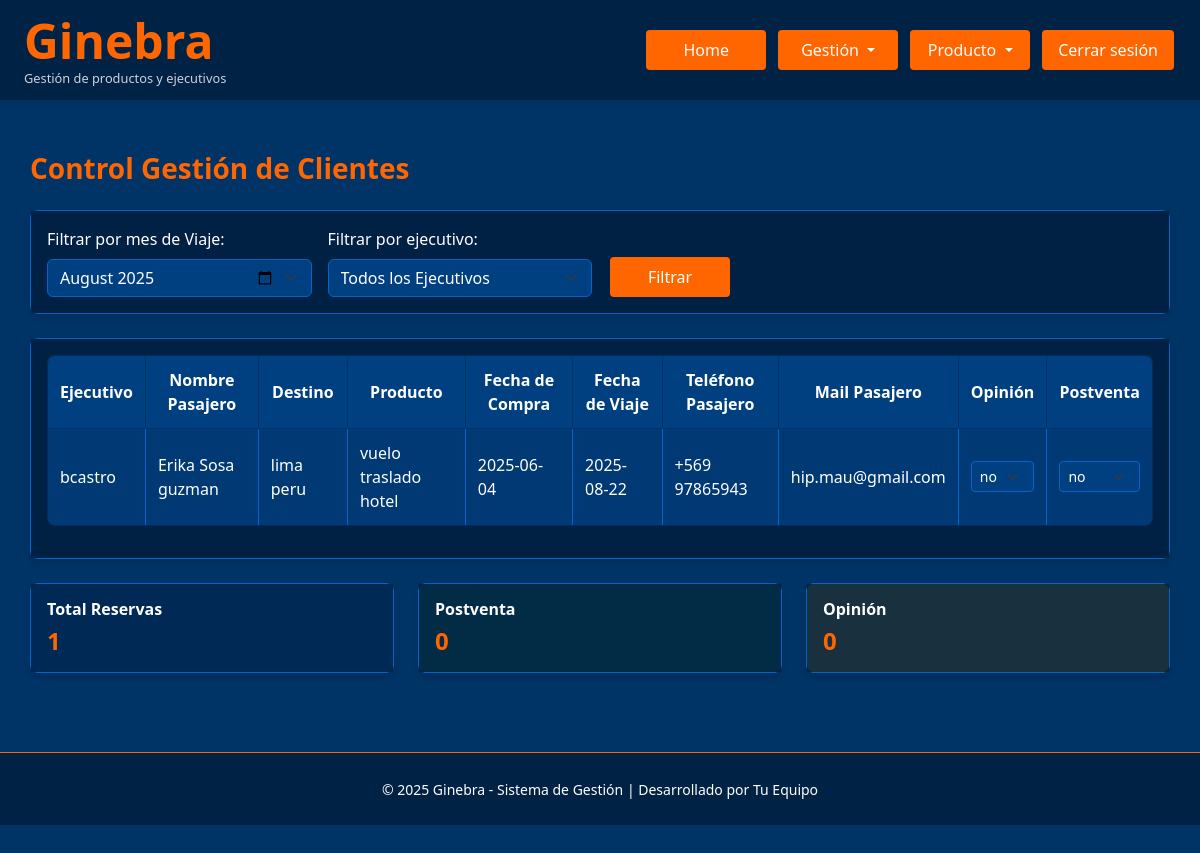
The app's page /control_gestion_clientes (signed in), older data.
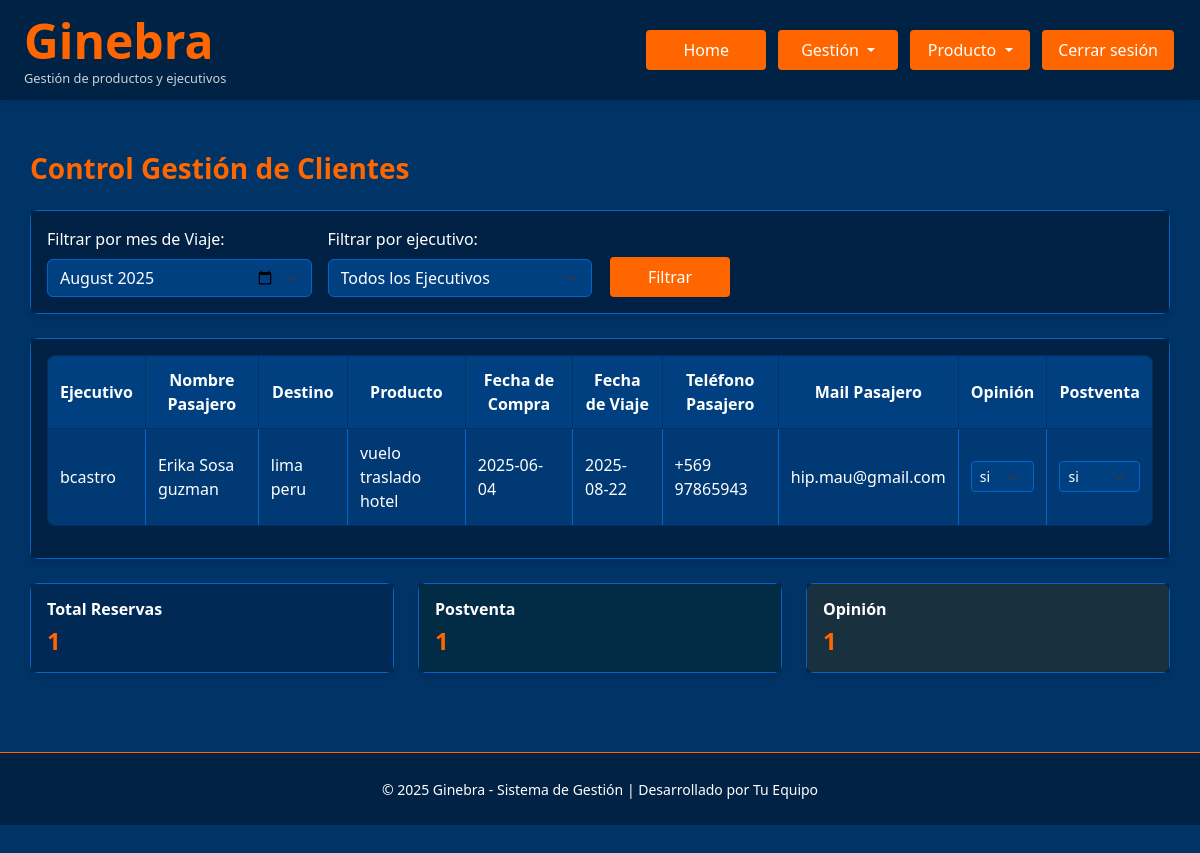
The same page, newer data.
### Ginebra.py (models this page shows, shortened)
class Reserva(db.Model):
    id = db.Column(db.Integer, primary_key=True)
    usuario_id = db.Column(db.Integer, db.ForeignKey('usuario.id'), nullable=False)
    fecha_viaje = db.Column(db.Date, nullable=True, index=True)
    fecha_fin_viaje = db.Column(db.Date, nullable=True, index=True)
    fecha_venta = db.Column(db.Date, nullable=True, index=True)
    producto = db.Column(db.String(100), index=True)
    modalidad_pago = db.Column(db.String(100), index=True)
    nombre_pasajero = db.Column(db.String(100), index=True)
    telefono_pasajero = db.Column(db.String(100), index=True)
    mail_pasajero = db.Column(db.String(100), index=True)
    precio_venta_total = db.Column(db.Numeric(12,2), default=Decimal('0.00'), index=True)
    precio_venta_neto = db.Column(db.Numeric(12,2), default=Decimal('0.00'), index=True)
    hotel_neto = db.Column(db.Numeric(12,2), default=Decimal('0.00'), index=True)
    vuelo_neto = db.Column(db.Numeric(12,2), default=Decimal('0.00'), index=True)
    traslado_neto = db.Column(db.Numeric(12,2), default=Decimal('0.00'), index=True)
    seguro_neto = db.Column(db.Numeric(12,2), default=Decimal('0.00'), index=True)
    circuito_neto = db.Column(db.Numeric(12,2), default=Decimal('0.00'), index=True)
    crucero_neto = db.Column(db.Numeric(12,2), default=Decimal('0.00'), index=True)
    excursion_neto = db.Column(db.Numeric(12,2), default=Decimal('0.00'), index=True)
    paquete_neto = db.Column(db.Numeric(12,2), default=Decimal('0.00'), index=True)
    ganancia_total =  db.Column(db.Numeric(12,2), default=Decimal('0.00'), index=True)
    comision_ejecutivo = db.Column(db.Numeric(12,2), default=Decimal('0.00'), index=True)
    comision_agencia = db.Column(db.Numeric(12,2), default=Decimal('0.00'), index=True)
    bonos = db.Column(db.Numeric(12,2), default=Decimal('0.00'), index=True)
    localizadores = db.Column(db.Text, nullable=True)
    nombre_ejecutivo = db.Column(db.String(100), index=True)
    correo_ejecutivo = db.Column(db.String(100), index=True)
    destino = db.Column(db.String(100))
    comentarios = db.Column(db.Text, nullable=True)
    comprobante_venta = db.Column(db.String(200))
    comprobante_pdf = db.Column(db.LargeBinary)
    estado_pago = db.Column(db.Enum(*ESTADO_PAGO_OPTIONS, name='estado_pago_reserva'), default='No Pagado')
    venta_cobrada = db.Column(db.Enum(*VENTA_COBRADA_OPTIONS, name='venta_cobrada_options'), default='No Cobrada')
    venta_emitida = db.Column(db.Enum(*VENTA_EMITIDA_OPTIONS, name='venta_emitida_options'), default='No Emitida')
    opinion = db.Column(db.Enum(*OPINION_OPTIONS, name='estado_opinion_viaje'), default='no')
    postventa = db.Column(db.Enum(*POSTVENTA_OPTIONS, name='estado_postventa_viaje'), default='no')
    estado_postventa = db.Column(db.Enum(*ESTADO_POSTVENTA_OPTIONS, name='estado_postventa_viaje'), default='not ok')
    experiencia = db.Column(db.Text, nullable=True)
    seguimiento = db.Column(db.Text, nullable=True)
    usuario = db.relationship('Usuario', backref=db.backref('reservas', lazy=True))
    empresa_id = db.Column(db.Integer, db.ForeignKey('empresa.id'), nullable=True)
    empresa = db.relationship('Empresa', backref=db.backref('reservas', lazy=True))

class Usuario(UserMixin, db.Model):
    id = db.Column(db.Integer, primary_key=True)
    username = db.Column(db.String(150), unique=True, nullable=False, index=True)
    password_hash = db.Column(db.String(256), nullable=False)
    nombre = db.Column(db.String(150), index=True)
    apellidos = db.Column(db.String(150), index=True)
    rut = db.Column(db.String(12), unique=True, nullable=True, index=True)
    fecha_nacimiento = db.Column(db.Date, index=True)
    fecha_ingreso = db.Column(db.Date, index=True)
    telefono = db.Column(db.String(20), index=True)
    correo_personal = db.Column(db.String(150), index=True)
    correo = db.Column(db.String(150), unique=True, nullable=False, index=True)
    direccion = db.Column(db.String(250), index=True)
    comision = db.Column(db.Numeric(12,2), default=Decimal('0'), index=True)
    sueldo = db.Column(db.Numeric(12,2), default=Decimal('0'), index=True)
    banco = db.Column(db.String(100), index=True)
    cuenta_bancaria = db.Column(db.String(100), index=True)
    estado = db.Column(db.Enum(*ESTADO_OPTIONS, name='estado_usuario'), default='Activo')
    rol = db.Column(db.Enum(*ROLES, name='roles'), nullable=False)
    empresa_id = db.Column(db.Integer, db.ForeignKey('empresa.id'), nullable=True)
    empresa = db.relationship('Empresa', backref=db.backref('usuarios', lazy=True))
    @property
    def password(self):
        """No permite leer la contraseña directamente."""
        raise AttributeError('No se puede leer la contraseña')

### Ginebra.py (the view)
@app.route('/control_gestion_clientes')
@login_required
@rol_required('admin', 'master' ,'controling')
@empresa_tiene_gestion_required
def control_gestion_clientes():
    selected_mes_str = request.args.get('mes', '')
    selected_empresa_id = request.args.get('empresa_id', '')
    selected_ejecutivo_id = request.args.get('ejecutivo_id', type=int)
    empresas = Empresa.query.all()
    if selected_empresa_id:
        ejecutivos = Usuario.query.filter(Usuario.rol.in_(['ejecutivo', 'analista', 'controling']), Usuario.empresa_id == int(selected_empresa_id)).order_by(Usuario.nombre).all()
    else:
        ejecutivos = Usuario.query.filter(Usuario.rol.in_(['ejecutivo', 'analista', 'controling'])).order_by(Usuario.nombre).all()
    contexto = obtener_datos_control_gestion_clientes(selected_mes_str, selected_empresa_id, selected_ejecutivo_id, empresas, ejecutivos)
    return render_template('control_gestion_clientes.html', **contexto)

### templates/control_gestion_clientes.html (shortened to what this page needs)
{% extends "base.html" %}
{% block extra_css %}
<link rel="stylesheet" href="{{ url_for('static', filename='control_gestion_clientes.css') }}">
{% endblock %}
{% block content %}
<div class="container">
    <div class="d-flex justify-content-between align-items-center mb-4">
        <h3 class="mb-0">Control Gestión de Clientes</h3>
    </div>
    <div class="card mb-4">
        <div class="card-body">
            <form method="GET" class="row g-3 align-items-end">
                <div class="col-md-3">
                    <label for="mes" class="form-label">Filtrar por mes de Viaje:</label>
                    <input type="month" class="form-select" id="mes" name="mes" value="{{ selected_mes_str or '' }}">
                </div>
                <div class="col-md-3">
                    <label for="ejecutivo_id" class="form-label">Filtrar por ejecutivo:</label>
                    <select class="form-select" id="ejecutivo_id" name="ejecutivo_id">
                        <option value="">Todos los Ejecutivos</option>
                    </select>
                </div>
                <div class="col-md-2">
                    <button type="submit" class="btn btn-primary">Filtrar</button>
                </div>
            </form>
        </div>
    </div>
    <div class="card">
        <div class="card-body">
            {% if reservas %}
            <div class="table-responsive">
                <table class="table table-bordered table-hover text-white align-middle">
                    <thead>
                        <tr>
                            <th>Ejecutivo</th>
                            <th>Nombre Pasajero</th>
                            <th>Destino</th>
                            <th>Producto</th>
                            <th>Fecha de Compra</th>
                            <th>Fecha de Viaje</th>
                            <th>Teléfono Pasajero</th>
                            <th>Mail Pasajero</th>
                            <th>Opinión</th>
                            <th>Postventa</th>
                        </tr>
                    </thead>
                    <tbody>
                        {% for reserva in reservas %}
                        <tr>
                            <td data-label="Ejecutivo">{{ reserva.usuario.username }}</td>
                            <td data-label="Nombre Pasajero">{{ reserva.nombre_pasajero }}</td>
                            <td data-label="Destino">{{ reserva.destino }}</td>
                            <td data-label="Producto">{{ reserva.producto }}</td>
                            <td data-label="Fecha de Compra">{{ reserva.fecha_venta }}</td>
                            <td data-label="Fecha de Viaje">{{ reserva.fecha_viaje }}</td>
                            <td data-label="Teléfono">{{ reserva.telefono_pasajero }}</td>
                            <td data-label="Email">{{ reserva.mail_pasajero }}</td>
                            <td data-label="Opinión">
                                <select class="form-select form-select-sm" name="opinion_{{ reserva.id }}">
                                    <option value="si" {% if reserva.opinion == 'si' %}selected{% endif %}>si</option>
                                    <option value="no" {% if reserva.opinion != 'si' %}selected{% endif %}>no</option>
                                </select>
                            </td>
                            <td data-label="Postventa">
                                <select class="form-select form-select-sm" name="postventa_{{ reserva.id }}">
                                    <option value="si" {% if reserva.postventa == 'si' %}selected{% endif %}>si</option>
                                    <option value="no" {% if reserva.postventa != 'si' %}selected{% endif %}>no</option>
                                </select>
                            </td>
                        </tr>
                        {% else %}
                        <tr>
                            <td colspan="11" class="text-center">
                                No hay reservas para los filtros seleccionados.
                            </td>
                        </tr>
                        {% endfor %}
                    </tbody>
                </table>
            </div>
            {% else %}
            <div class="alert alert-info">
                <h5>No hay datos disponibles</h5>
                <p>No se encontraron reservas para los filtros seleccionados.</p>
            </div>
            {% endif %}
        </div>
    </div>
    {% if reservas %}
    <div class="row mt-4">
        <div class="col-md-4">
            <div class="card bg-primary text-white">
                <div class="card-body">
                    <h5 class="card-title">Total Reservas</h5>
                    <h2 class="card-text">{{ reservas|length }}</h2>
                </div>
            </div>
        </div>
        <div class="col-md-4">
            <div class="card bg-success text-white">
                <div class="card-body">
                    <h5 class="card-title">Postventa </h5>
                    <h3 class="card-text">{{ reservas|selectattr('postventa', 'equalto', 'si')|list|length }}</h3>
                </div>
            </div>
        </div>
        <div class="col-md-4">
            <div class="card bg-warning text-white">
                <div class="card-body">
                    <h5 class="card-title">Opinión </h5>
                    <h3 class="card-text">{{ reservas|selectattr('opinion', 'equalto', 'si')|list|length }}</h3>
                </div>
            </div>
        </div>
    </div>
    {% endif %}
</div>
{% endblock %}

Row changes from the older to the newer data that the page shows:
changed Reserva "Erika Sosa guzman": opinion+id "no" → "si"; postventa+id "no" → "si"
Text that changed along with them:
{{ reservas|selectattr('postventa', 'equalto', 'si')|list|length }}: "0" → "1"
{{ reservas|selectattr('opinion', 'equalto', 'si')|list|length }}: "0" → "1"
